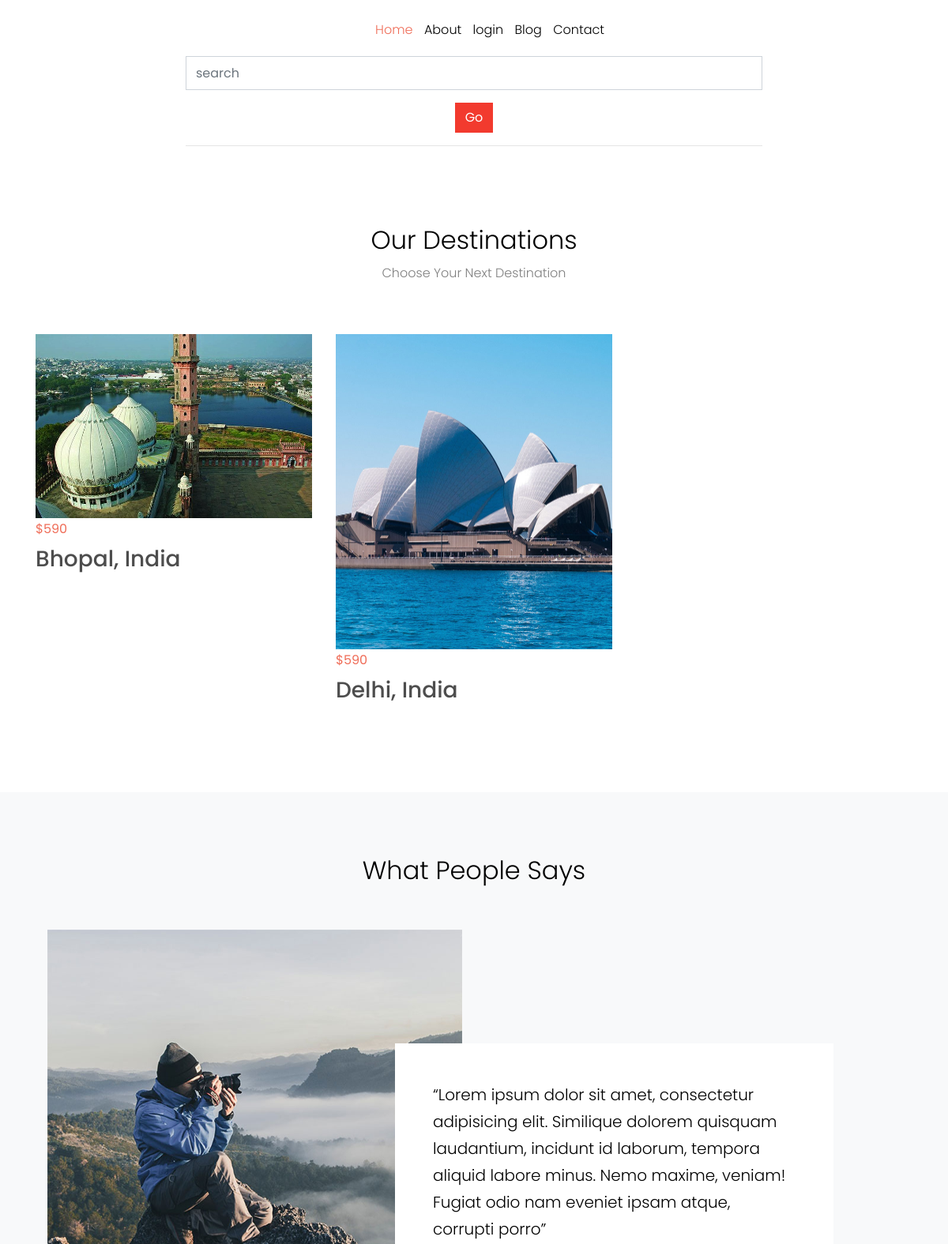
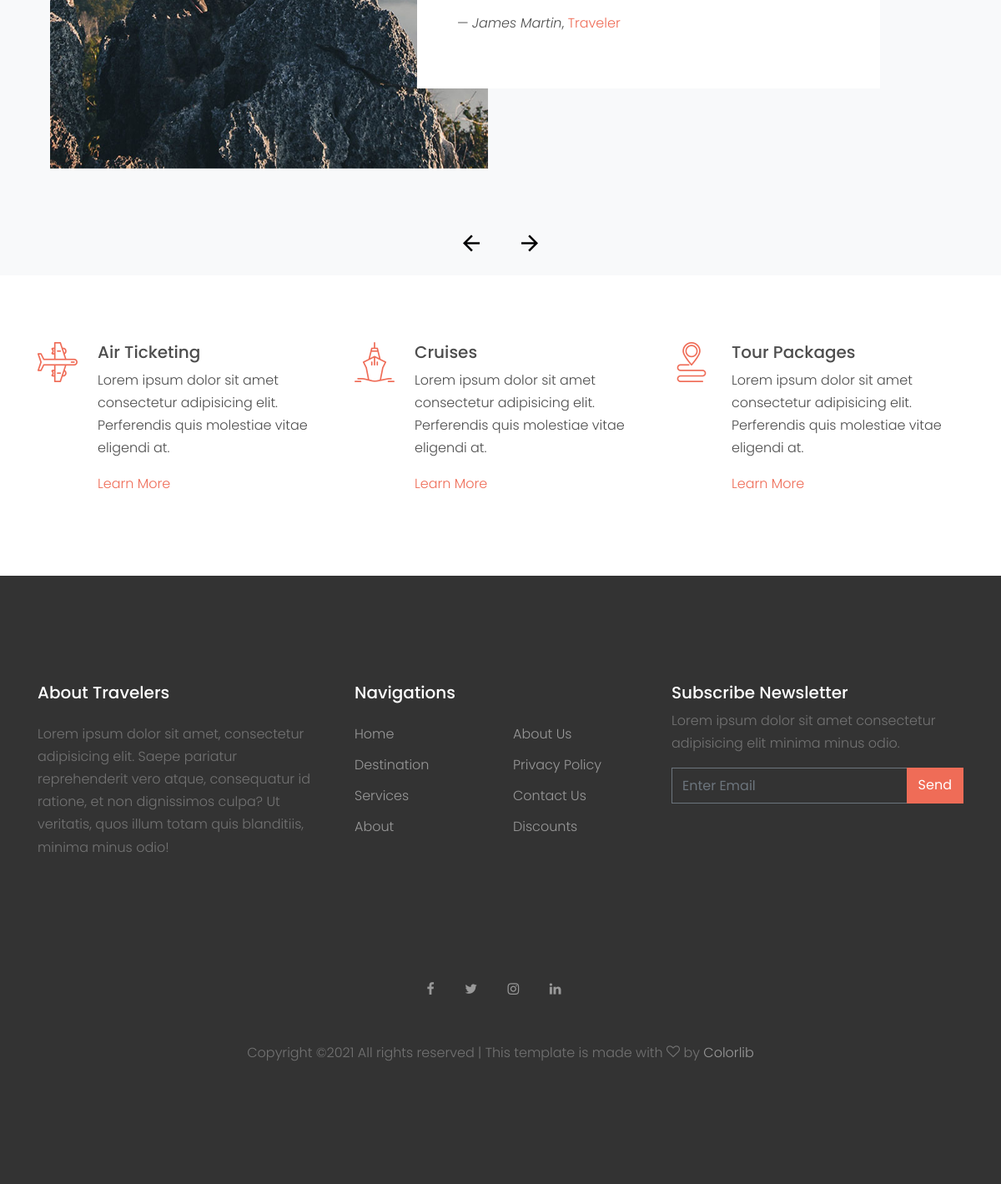
Screenshot of /destination/ with the database file from the repository (2 pictures, top to bottom).
### tour/models.py (models this page shows, shortened)
class Destination(models.Model):
    user = models.ForeignKey(User,on_delete=models.CASCADE,null=True)
    place = models.CharField(max_length=20)
    country = models.CharField(max_length=20)
    image = models.ImageField()
    price_by_bus = models.CharField(max_length=20,null=True)
    price_by_Train = models.CharField(max_length=20, null=True)
    price_by_Flight = models.CharField(max_length=20, null=True)
    food_price = models.CharField(max_length=20, null=True)
    number_of_person = models.CharField(max_length=20, null=True)
    days = models.CharField(max_length=20, null=True)
    nights = models.CharField(max_length=20, null=True)
    description=models.CharField(max_length=200,null=True)

### tour/views.py (the view)
# urls.py: path('destination/',views.destination,name='destination'),
def destination(request):
    Ds = Destination.objects.all()
    d = {'destination': Ds}
    return render(request,'destination.html',d)

### tour/templates/destination.html (shortened to what this page needs)
{% extends 'base.html' %}
{% load static %}
{% block body %}
    <div class="site-section">
      <div class="container">
        <div class="row justify-content-center mb-5">
          <div class="col-md-7 text-center">
            <h2 class="font-weight-light text-black">Our Destinations</h2>
            <p class="color-black-opacity-5">Choose Your Next Destination</p>
          </div>
        </div>
        <div class="row">
          {% for i in destination %}
          <div class="col-md-6 col-lg-4 mb-4 mb-lg-4">
            <a href="#" class="unit-1 text-center">
              <a href="{% url 'details' i.id %}"><img src="{{ i.image.url}}" alt="Image" class="img-fluid"></a>
              <div class="unit-1-text">
                <strong class="text-primary mb-2 d-block">$590</strong>
                <h3 class="unit-1-heading">{{i.place}}, {{i.country}}</h3>
              </div>
            </a>
          </div>
          {% endfor %}
        </div>
      </div>
    </div>
    <div class="site-section block-13 bg-light">
    <div class="container">
        <div class="row justify-content-center mb-5">
          <div class="col-md-7">
            <h2 class="font-weight-light text-black text-center">What People Says</h2>
          </div>
        </div>
        <div class="nonloop-block-13 owl-carousel">
          <div class="item">
            <div class="container">
              <div class="row">
                <div class="col-lg-6 mb-5">
                  <img src="{% static 'images/img_1.jpg' %}" alt="Image" class="img-md-fluid">
                </div>
                <div class="overlap-left col-lg-6 bg-white p-md-5 align-self-center">
                  <p class="text-black lead">&ldquo;Lorem ipsum dolor sit amet, consectetur adipisicing elit. Similique dolorem quisquam laudantium, incidunt id laborum, tempora aliquid labore minus. Nemo maxime, veniam! Fugiat odio nam eveniet ipsam atque, corrupti porro&rdquo;</p>
                  <p class="">&mdash; <em>James Martin</em>, <a href="#">Traveler</a></p>
                </div>
              </div>
            </div>
          </div>
        </div>
      </div>
    </div>
    <div class="site-section">
      <div class="container">
        <div class="row align-items-stretch">
          <div class="col-md-6 col-lg-4 mb-4 mb-lg-0">
            <div class="unit-4 d-flex">
              <div class="unit-4-icon mr-4"><span class="text-primary flaticon-airplane"></span></div>
              <div>
                <h3>Air Ticketing</h3>
                <p>Lorem ipsum dolor sit amet consectetur adipisicing elit. Perferendis quis molestiae vitae eligendi at.</p>
                <p><a href="#">Learn More</a></p>
              </div>
            </div>
          </div>
          <div class="col-md-6 col-lg-4 mb-4 mb-lg-0">
            <div class="unit-4 d-flex">
              <div class="unit-4-icon mr-4"><span class="text-primary flaticon-ship"></span></div>
              <div>
                <h3>Cruises</h3>
                <p>Lorem ipsum dolor sit amet consectetur adipisicing elit. Perferendis quis molestiae vitae eligendi at.</p>
                <p><a href="#">Learn More</a></p>
              </div>
            </div>
          </div>
          <div class="col-md-6 col-lg-4 mb-4 mb-lg-0">
            <div class="unit-4 d-flex">
              <div class="unit-4-icon mr-4"><span class="text-primary flaticon-route"></span></div>
              <div>
                <h3>Tour Packages</h3>
                <p>Lorem ipsum dolor sit amet consectetur adipisicing elit. Perferendis quis molestiae vitae eligendi at.</p>
                <p><a href="#">Learn More</a></p>
              </div>
            </div>
          </div>
        </div>
      </div>
    </div>
{% endblock %}

### tour/static/css/style.css (style rules this page uses)
body { line-height: 1.7; color: #4d4d4d; font-weight: 300; font-size: 1rem; }
a { -webkit-transition: .3s all ease; -o-transition: .3s all ease; transition: .3s all ease; }
h1, h2, h3, h4, h5, .h1, .h2, .h3, .h4, .h5 { font-family: "Poppins", -apple-system, BlinkMacSystemFont, "Segoe UI", Roboto, "Helvetica Neue", Arial, sans-serif, "Apple Color Emoji", "Segoe UI Emoji", "Segoe UI Symbol", "Noto Color Emoji"; }
.text-black { color: #000 !important; }
.color-black-opacity-5 { color: rgba(0, 0, 0, 0.5); }
.site-section { padding: 2.5em 0; }
@media (min-width: 768px) { .site-section { padding: 5em 0; } }
.bg-light { background: #ccc; }
.block-13, .slide-one-item { position: relative; z-index: 1; }
.unit-1 { position: relative; width: 100%; overflow: hidden; display: block; }
.unit-1:after { content: ""; z-index: 1; position: absolute; bottom: 0; top: 0; left: 0; right: 0; background: -moz-linear-gradient(top, transparent 0%, transparent 18%, rgba(0, 0, 0, 0.8) 99%, rgba(0, 0, 0, 0.8) 100%); background: -webkit-linear-gradient(top, transparent 0%, transparent 18%, rgba(0, 0, 0, 0.8) 99%, rgba(0, 0, 0, 0.8) 100%); background: -webkit-gradient(linear, left top, left bottom, from(transparent), color-stop(18%, transparent), color-stop(99%, rgba(0, 0, 0, 0.8)), to(rgba(0, 0, 0, 0.8))); background: -o-linear-gradient(top, transparent 0%, transparent 18%, rgba(0, 0, 0, 0.8) 99%, rgba(0, 0, 0, 0.8) 100%); background: linear-gradient(to bottom, transparent 0%, transparent 18%, rgba(0, 0, 0, 0.8) 99%, rgba(0, 0, 0, 0.8) 100%); filter: progid:DXImageTransform.Microsoft.gradient( startColorstr='#00000000', endColorstr='#cc000000',GradientType=0 ); }
.unit-4 .unit-4-icon span { line-height: 0; font-size: 3rem; }
.unit-4 h3 { font-size: 20px; }
.overlap-left { margin-left: -100px; }

### rows the page displays
Destination: image (picture), place "Bhopal", country "India"
Destination: image (picture), place "Delhi", country "India"
